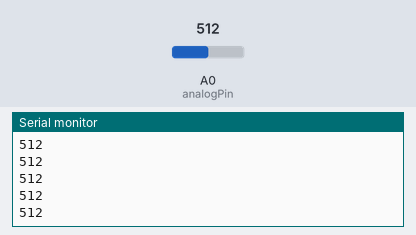
This sketch was run on a simulated Arduino Uno, built with avr-gcc and run on an emulated ATmega328P. On the bench: the last lines printed to the serial monitor. Inputs (shaded band) come from the test bench; at power-on: A0 (analogPin) = 512.

Above: at 1.2 s.
1.3 s: A0 (analogPin) set to 716
At 2.2 s:
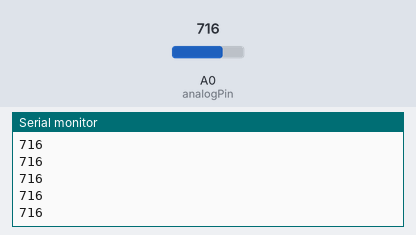
2.8 s: A0 (analogPin) set to 900
At 3.6 s:
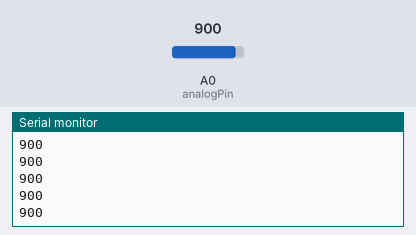
Timing chart, 0 to 5.0 s (numbered marks = the images above; inputs shaded):
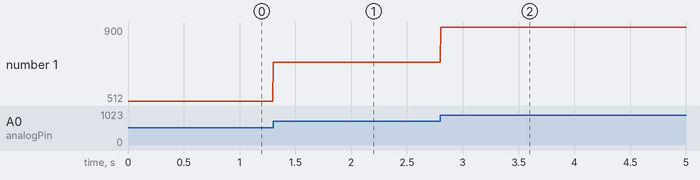

The sketch:

ADC_read_interrupts.ino
```cpp
const int analogPin = A0;

// Ustawienie częstotliwości (np. 500 Hz = 2000 mikrosekund)
const unsigned long intervalUs = 2000;
unsigned long previousMicros = 0;

void setup() {
  Serial.begin(115200);
}

void loop() {
  unsigned long currentMicros = micros();

  // Sprawdzamy, czy upłynął już żądany czas
  if (currentMicros - previousMicros >= intervalUs) {
    // Ważne: dodajemy interwał do poprzedniej wartości, aby uniknąć błędów
    // kumulacji czasu (tzw. drift)
    previousMicros += intervalUs;

    // Odczyt i wysyłka
    int adcValue = analogRead(analogPin);
    Serial.println(adcValue);
  }
}
```

Measured:
- after the input at 1.3 s, the serial monitor: prints a new line at once (image 1)
- after the input at 2.8 s, the serial monitor: prints a new line at once (image 2)
- plotted number 1: 512 → 716 after the input at 1.3 s, 716 → 900 after the input at 2.8 s
